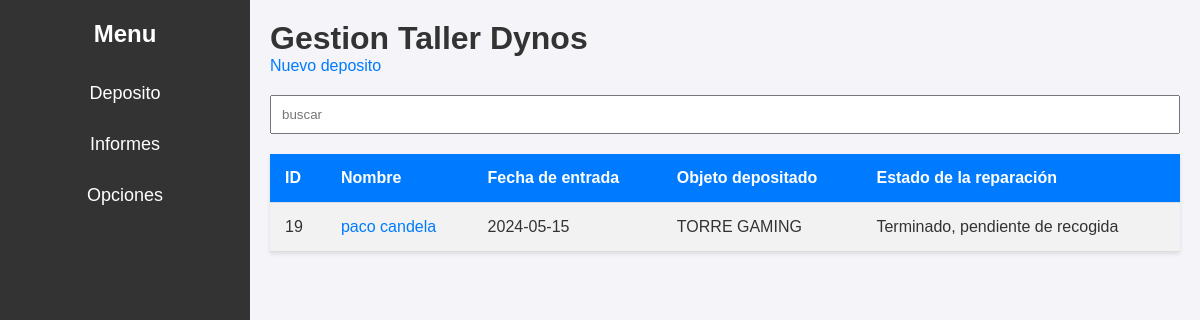
/index.php?barcode=2024418447, run on the app's committed database.
### tables this page shows
CREATE TABLE `depositos` (
  `codigo_barras` varchar(50) NOT NULL,
  `id_cliente` int(11) DEFAULT NULL,
  `estado` int(11) DEFAULT NULL,
  `resultado_reparacion` int(11) DEFAULT NULL,
  `fecha_entrada` text DEFAULT NULL,
  `fecha_retirada` datetime DEFAULT NULL,
  `datos_deposita` text DEFAULT NULL,
  `problemas` text DEFAULT NULL,
  `solucion` text DEFAULT NULL,
  `contraseña_so` varchar(255) DEFAULT NULL,
  `prioridad` int(11) DEFAULT NULL,
  `nserie` varchar(255) DEFAULT NULL,
  `albaran` varchar(255) DEFAULT NULL,
  `presupuesto` decimal(10,2) DEFAULT NULL,
  `adelantado` decimal(10,2) DEFAULT NULL,
  `base_imponible` decimal(10,2) DEFAULT NULL,
  `iva` decimal(10,2) DEFAULT NULL,
  `total` decimal(10,2) DEFAULT NULL,
  `empleado` decimal(10,0) DEFAULT NULL
);

CREATE TABLE `clientes` (
  `id` int(11) NOT NULL,
  `nombre` varchar(255) DEFAULT NULL,
  `email` varchar(255) DEFAULT NULL,
  `telefono` varchar(20) DEFAULT NULL,
  `dni` varchar(20) DEFAULT NULL,
  `poblacion` varchar(100) DEFAULT NULL,
  `direccion` varchar(255) DEFAULT NULL,
  `codigo_postal` varchar(10) DEFAULT NULL
);

### index.php (the view, shortened to what this page needs)
<!DOCTYPE html>
<html lang="en">
<head>
    <link rel="stylesheet" href="css/index.css">
    <link rel="stylesheet" href="css/menu.css">
</head>
<body>
<div class="sidebar">
        <div class="sidebar-title">Menu</div>
        <a href="#deposito" class="sidebar-link">Deposito</a>
        <a href="informes.html" class="sidebar-link">Informes</a>
        <a href="opciones.html" class="sidebar-link">Opciones</a>
    </div>
    <div class="main-content">
        <h1>Gestion Taller Dynos</h1>
        <p><a href="Nuevo.html">Nuevo deposito</a></p>
        <form method="GET" action="">
            <input type="text" id="search" name="barcode" placeholder="buscar">
        </form>
            <?php
            require 'Bd/conn.php';
            $estados = [
                1 => 'Pendiente de revisar',
                2 => 'En revision o reparacion',
                3 => 'Terminado, pendiente de recogida',
                4 => 'Pendiente piezas',
                5 => 'En servicio externo',
                6 => 'Pendiente aceptacion presupuesto',
                7 => 'Pendiente RMA',
                8 => 'Abonado',
                9 => 'Entregado'
            ];
            $sql = "SELECT clientes.id, clientes.nombre, depositos.fecha_entrada, depositos.datos_deposita, depositos.estado, depositos.codigo_barras
                        FROM clientes
                        INNER JOIN depositos ON clientes.id = depositos.id_cliente";
            if(isset($_GET['barcode'])) {
                if(isset($_GET['barcode'])) {
                    $barcode = $_GET['barcode'];
                    $sql .= " WHERE depositos.codigo_barras LIKE '%$barcode%'";                }
            }
            $result = $conn->query($sql);
            if ($result->num_rows > 0) {
                echo "<table><tr><th>ID</th><th>Nombre</th><th>Fecha de entrada</th><th>Objeto depositado</th><th>Estado de la reparación</th></tr>";
                while($row = $result->fetch_assoc()) {
                    $estado = isset($estados[$row["estado"]]) ? $estados[$row["estado"]] : 'Desconocido';
                    echo "<tr><td>" . $row["id"]. "</td><td><a href='depositos.html?codigo_barras=" . $row["codigo_barras"] . "&id=" . $row["id"] . "'>" . $row["nombre"]. "</a></td><td>" . $row["fecha_entrada"]. "</td><td>" . $row["datos_deposita"]. "</td><td>" . $estado . "</td></tr>";
                }
                echo "</table>";
            } else {
                echo "0 results";
            }
            ?>
        </div>
</body>
</html>

### css/index.css (style rules this page uses)
* { margin: 0; padding: 0; box-sizing: border-box; }
body { font-family: Arial, sans-serif; background-color: #f4f4f9; color: #333; }
table { width: 100%; border-collapse: collapse; margin-bottom: 20px; background-color: #fff; box-shadow: 0 2px 4px rgba(0, 0, 0, 0.1); }
table th, table td { padding: 15px; text-align: left; border-bottom: 1px solid #ddd; }
table th { background-color: #007bff; color: #fff; }
table tr:nth-child(even) { background-color: #f2f2f2; }
a { color: #007bff; text-decoration: none; }

### css/menu.css (style rules this page uses)
body, html { margin: 0; padding: 0; font-family: Arial, sans-serif; }
body { display: flex; }
.sidebar { height: 100vh; width: 250px; position: fixed; top: 0; left: 0; background-color: #333; color: white; padding-top: 20px; display: flex; flex-direction: column; align-items: center; }
.sidebar-title { font-size: 24px; margin-bottom: 20px; font-weight: bold; }
.sidebar-link { padding: 15px 20px; text-decoration: none; font-size: 18px; color: white; width: 100%; text-align: center; transition: background-color 0.3s; }
.main-content { margin-left: 250px; padding: 20px; width: calc(100% - 250px); }
h1 { margin-top: 0; }
#search { width: 100%; padding: 10px; margin: 20px 0; box-sizing: border-box; }

### data on the page
depositos: id_cliente "19", id_cliente.nombre "paco candela", fecha_entrada "2024-05-15", datos_deposita "TORRE GAMING", estado "Terminado, pendiente de recogida"
